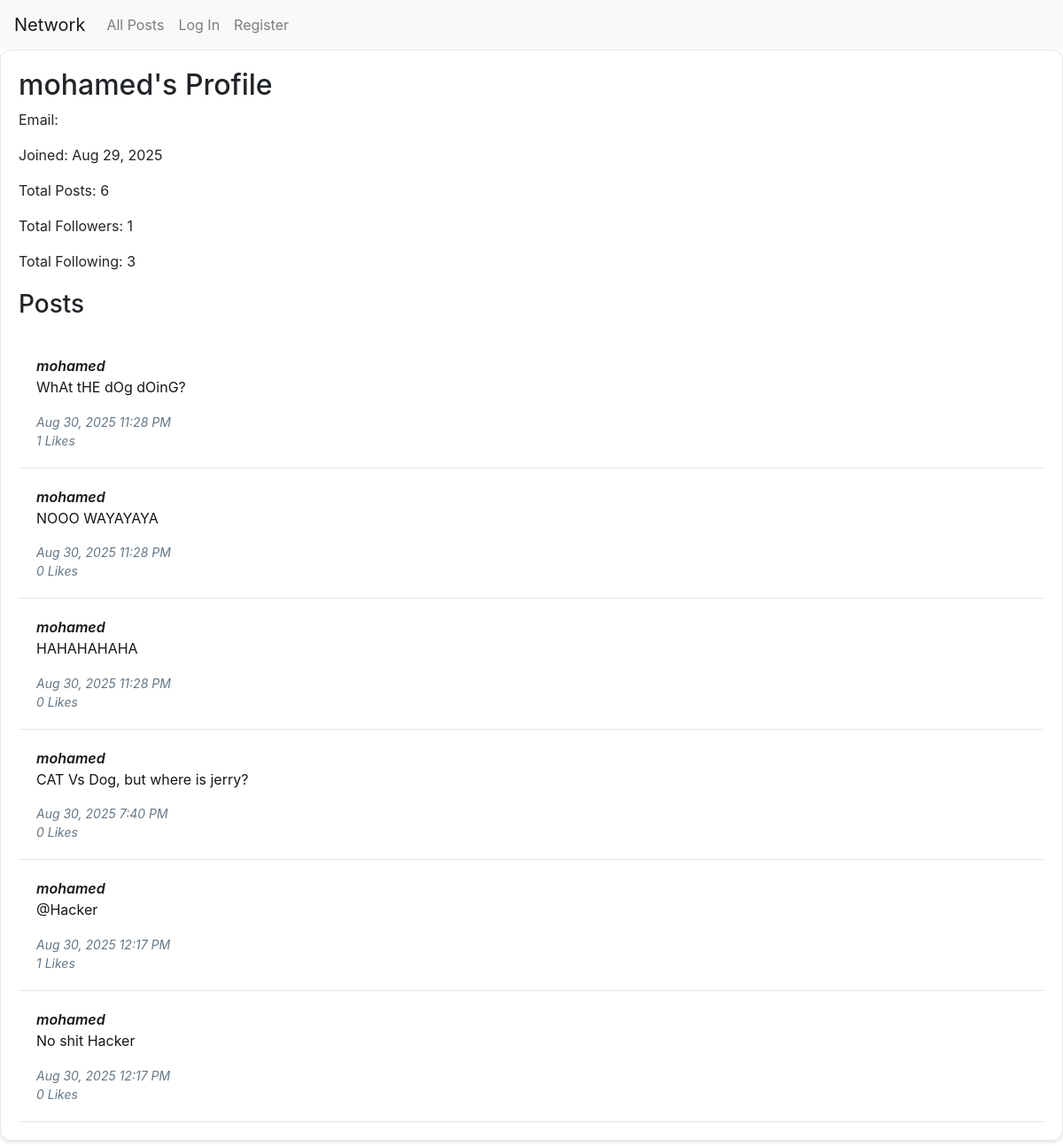
The app's page /mohamed with its own data.
### network/models.py (models this page shows, shortened)
class User(AbstractUser):
    followers = models.ManyToManyField("self", symmetrical=False, related_name="following_users", blank=True)
    following = models.ManyToManyField("self", symmetrical=False, related_name="followers_users", blank=True)

class Post(models.Model):
    author = models.ForeignKey(User, on_delete=models.CASCADE, related_name="posts")
    content = models.TextField()
    created_at = models.DateTimeField(auto_now_add=True)
    updated_at = models.DateTimeField(auto_now=True)
    likes = models.ManyToManyField(User, related_name="liked_posts", blank=True, default=None)

### network/views.py (the view)
# urls.py: path("<str:username>", views.profile, name="profile"),
def profile(request, username):
    user = get_object_or_404(User, username=username)
    user_posts = user.posts.all().order_by("-created_at")
    paginator = Paginator(user_posts, 10)  # Show 10 posts per page
    page_number = request.GET.get("page")
    page_obj = paginator.get_page(page_number)
    return render(request, "network/profile.html", {
        "profile_user": user,
        "user_posts": user_posts,
        "page_obj": page_obj,
        "is_paginated": page_obj.has_other_pages(),
        "paginator": paginator,
    })

### network/templates/network/profile.html (shortened to what this page needs)
{% extends "network/layout.html" %}
 {% block body %}
<div class="profile-container">
  <h2>{{ profile_user.username }}'s Profile</h2>
  <div class="user-info">
    <p>Email: {{ profile_user.email }}</p>
    <p>Joined: {{ profile_user.date_joined|date:"M d, Y" }}</p>
    <p>Total Posts: {{ profile_user.posts.count }}</p>
    <p>Total Followers: {{ profile_user.followers.count }}</p>
    <p>Total Following: {{ profile_user.following.count }}</p>
  </div>
  <h3>Posts</h3>
  <div class="user-posts">
    {% if user_posts %}
    <ul class="posts-list">
      {% for post in user_posts %}
      <li class="post-item">
        <div class="post-author">{{ post.author.username }}</div>
        <div class="post-content">{{ post.content }}</div>
        <div class="post-timestamp">
          {{ post.created_at|date:"M d, Y g:i A" }}
        </div>
        <div class="post-likes">{{ post.likes.count }} Likes</div>
      </li>
      {% endfor %}
    </ul>
    {% else %}
    <p>No posts available.</p>
    {% endif %}
  </div>
</div>
{% endblock %}

### network/static/network/styles.css (style rules this page uses)
.post-likes { font-size: 14px; color: #657786; font-style: italic; }
.post-author { font-size: 14px; color: #657786; font-style: italic; }
.posts-list { list-style: none; padding: 0; margin: 0; }
.post-item { padding: 20px; border-bottom: 1px solid #e1e8ed; transition: background-color 0.2s ease; }
.post-content { font-size: 16px; line-height: 1.5; color: #14171a; margin-bottom: 8px; word-wrap: break-word; }
.post-timestamp { font-size: 14px; color: #657786; font-style: italic; }
.profile-container { background: #fff; border: 1px solid #e1e8ed; border-radius: 12px; padding: 20px; margin-bottom: 20px; box-shadow: 0 2px 4px rgba(0, 0, 0, 0.1); }
.profile-container h2 { margin-top: 0; }
.profile-container .user-info { margin-bottom: 20px; }
.profile-container .user-posts { margin-top: 20px; }
.post-author { font-size: 16px; font-weight: 600; color: #14171a; transition: color 0.2s ease; }
.post-content { font-size: 16px; line-height: 1.6; color: #14171a; margin-bottom: 15px; word-wrap: break-word; }
.post-likes { display: flex; align-items: center; gap: 8px; color: #657786; font-size: 14px; }

### records on screen
User: username "mohamed", date_joined "Aug 29, 2025", posts.count "6", followers.count "1", following.count "3"
Post: author.username "mohamed", content "WhAt tHE dOg dOinG?", created_at "Aug 30, 2025 11:28 PM", likes.count "1"
Post: author.username "mohamed", content "NOOO WAYAYAYA", created_at "Aug 30, 2025 11:28 PM", likes.count "0"
Post: author.username "mohamed", content "HAHAHAHAHA", created_at "Aug 30, 2025 11:28 PM", likes.count "0"
Post: author.username "mohamed", content "CAT Vs Dog, but where is jerry?", created_at "Aug 30, 2025 7:40 PM", likes.count "0"
Post: author.username "mohamed", content "@Hacker", created_at "Aug 30, 2025 12:17 PM", likes.count "1"
Post: author.username "mohamed", content "No shit Hacker", created_at "Aug 30, 2025 12:17 PM", likes.count "0"
